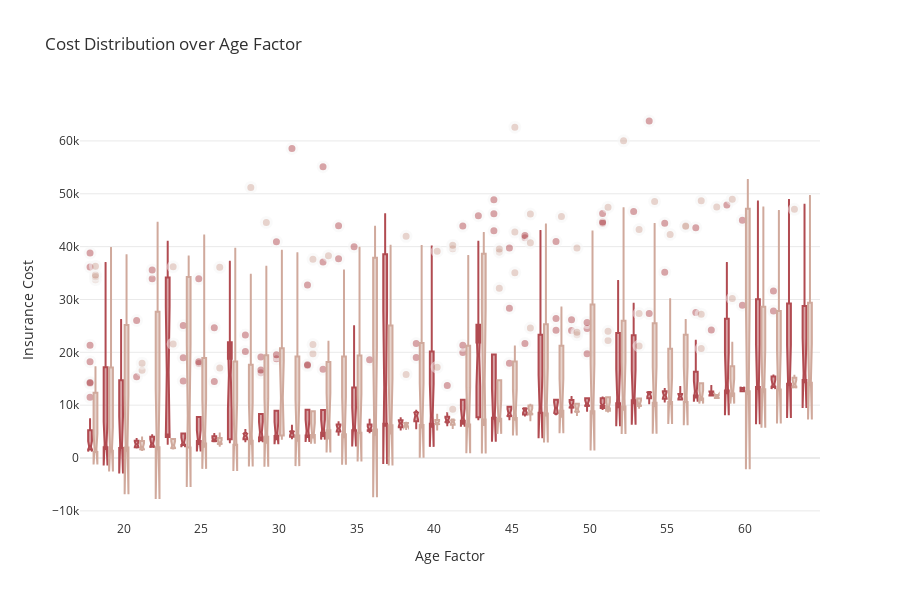

Notebook code cell kept with this figure:
### Code cell
px.defaults.template = "plotly_white"

fig = px.box(insurance_df, x="age", y="charges", color="sex", 
             notched=True, points="outliers", height=600,
             title="Cost Distribution over Age Factor",
             color_discrete_sequence=['#B14B51', '#D0A99C', '#5D8370', '#6C839B'])
fig.update_traces(marker=dict(size=10, opacity=0.5, line=dict(width=3,color="#F7F7F7")), showlegend=False)
fig.update_layout(font_color="#303030", xaxis_title='Age Factor', yaxis_title='Insurance Cost',
                  yaxis=dict(showgrid=True, gridwidth=1, gridcolor='#EAEAEA', zerolinecolor='#EAEAEA'))
fig.show()

fig.write_html("boxcost_and_age.html")

### Figure 1 — Plotly figure (JSON) as saved in the notebook; plotly's stock layout.template omitted (floating-point values rounded to 4 significant figures; data arrays with more than 128 entries replaced by an {"elided": "..."} marker saying what was removed)
{"data": [{"alignmentgroup": "True", "boxpoints": "outliers", "hovertemplate": "sex=female<br>age=%{x}<br>charges=%{y}<extra></extra>", "legendgroup": "female", "marker": {"color": "#B14B51", "line": {"color": "#F7F7F7", "width": 3}, "opacity": 0.5, "size": 10}, "name": "female", "notched": true, "offsetgroup": "female", "orientation": "v", "showlegend": false, "type": "box", "x": {"elided": "662 int values"}, "x0": " ", "xaxis": "x", "y": {"elided": "662 float values"}, "y0": " ", "yaxis": "y"}, {"alignmentgroup": "True", "boxpoints": "outliers", "hovertemplate": "sex=male<br>age=%{x}<br>charges=%{y}<extra></extra>", "legendgroup": "male", "marker": {"color": "#D0A99C", "line": {"color": "#F7F7F7", "width": 3}, "opacity": 0.5, "size": 10}, "name": "male", "notched": true, "offsetgroup": "male", "orientation": "v", "showlegend": false, "type": "box", "x": {"elided": "676 int values"}, "x0": " ", "xaxis": "x", "y": {"elided": "676 float values"}, "y0": " ", "yaxis": "y"}], "layout": {"boxmode": "group", "font": {"color": "#303030"}, "height": 600, "legend": {"title": {"text": "sex"}, "tracegroupgap": 0}, "title": {"text": "Cost Distribution over Age Factor"}, "xaxis": {"anchor": "y", "domain": [0, 1], "title": {"text": "Age Factor"}}, "yaxis": {"anchor": "x", "domain": [0, 1], "gridcolor": "#EAEAEA", "gridwidth": 1, "showgrid": true, "title": {"text": "Insurance Cost"}, "zerolinecolor": "#EAEAEA"}}}
